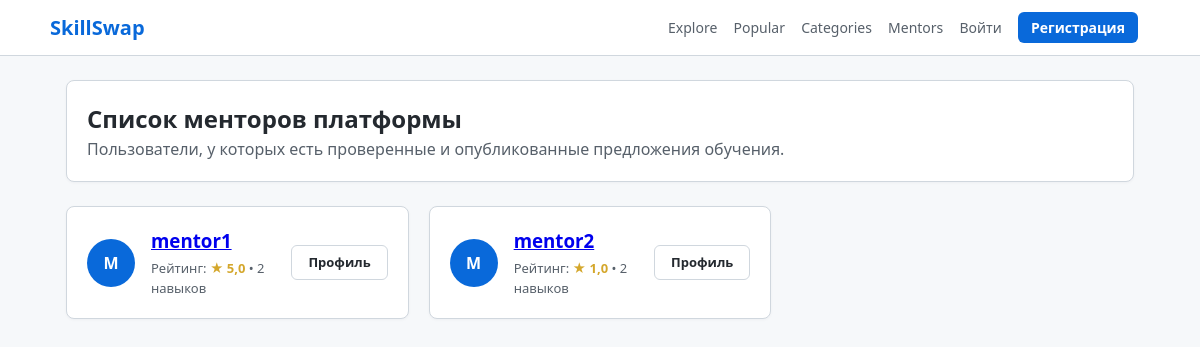
/mentors/, run on the app's committed database.
### accounts/models.py (models this page shows, shortened)
class User(AbstractUser):
    ROLE_CHOICES = [
        ("superadmin", "Супер админ"),
        ("admin", "Админ"),
        ("user", "Юзер"),
    ]
    role = models.CharField(max_length=20, choices=ROLE_CHOICES, default="user")
    is_banned = models.BooleanField(default=False)
    avatar = models.ImageField(upload_to="avatars/", null=True, blank=True)
    bio = models.TextField(blank=True, default="")
    @property
    def average_rating(self) -> float:
        from offers.models import Review
        reviews = Review.objects.filter(offer__author=self)
        if not reviews.exists():
            return 0.0
        avg = reviews.aggregate(models.Avg("rating"))["rating__avg"]
        return round(avg, 1) if avg else 0.0
    @property
    def published_offers_count(self) -> int:
        return self.offers.filter(status="published").count()

### offers/views.py (the view)
# urls.py: path("mentors/", views.mentors_list, name="mentors_list"),
def mentors_list(request: HttpRequest) -> HttpResponse:
    mentors = (
        User.objects.filter(offers__status="published")
        .distinct()
        .prefetch_related("offers")
    )
    return render(request, "offers/mentors_list.html", {"mentors": mentors})

### templates/offers/mentors_list.html (shortened to what this page needs)
{% extends "base.html" %}
{% block content %}
<div class="card" style="margin-bottom: 24px;">
    <h2>Список менторов платформы</h2>
    <p style="color: #57606a;">Пользователи, у которых есть проверенные и опубликованные предложения обучения.</p>
</div>
<div class="grid">
    {% for mentor in mentors %}
        <div class="card" style="display: flex; gap: 16px; align-items: center;">
            <div>
                {% if mentor.avatar %}
                    <img src="{{ mentor.avatar.url }}" alt="{{ mentor.username }}" class="avatar">
                {% else %}
                    <div style="width: 48px; height: 48px; border-radius: 50%; background-color: #0969da; color: white; display: flex; align-items: center; justify-content: center; font-weight: bold;">
                        {{ mentor.username|slice:":1"|upper }}
                    </div>
                {% endif %}
            </div>
            <div style="flex: 1;">
                <h3 style="margin-bottom: 4px;">
                    <a href="{% url 'accounts:profile' username=mentor.username %}">{{ mentor.username }}</a>
                </h3>
                <div style="font-size: 13px; color: #57606a;">
                    Рейтинг: <span style="color: #d4a72c; font-weight: bold;">★ {{ mentor.average_rating }}</span>
                    • {{ mentor.published_offers_count }} навыков
                </div>
            </div>
            <div>
                <a href="{% url 'accounts:profile' username=mentor.username %}" class="btn btn-outline" style="font-size: 13px;">Профиль</a>
            </div>
        </div>
    {% empty %}
        <div class="card" style="grid-column: 1 / -1; text-align: center; padding: 40px;">
            <p style="color: #57606a;">Пока нет зарегистрированных менторов с опубликованными навыками.</p>
        </div>
    {% endfor %}
</div>
{% endblock %}

### static/style.css (style rules this page uses)
* { box-sizing: border-box; margin: 0; padding: 0; }
body { font-family: system-ui, -apple-system, "Segoe UI", Roboto, sans-serif; color: #24292f; background-color: #f6f8fa; line-height: 1.5; padding-bottom: 50px; }
.card { background-color: #ffffff; border: 1px solid #d0d7de; border-radius: 8px; padding: 20px; margin-bottom: 20px; box-shadow: 0 1px 3px rgba(31,35,40,0.04); }
.grid { display: grid; grid-template-columns: repeat(auto-fill, minmax(300px, 1fr)); gap: 20px; }
.btn { display: inline-block; padding: 7px 16px; font-size: 14px; font-weight: 600; text-align: center; border-radius: 6px; text-decoration: none; cursor: pointer; border: 1px solid transparent; }
.btn-outline { background-color: transparent; color: #24292f; border: 1px solid #d0d7de; }

### data on the page
User: username "M", username "mentor1", average_rating "5,0", published_offers_count "2"
User: username "M", username "mentor2", average_rating "1,0", published_offers_count "2"
